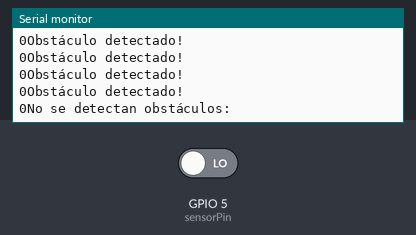
Bench run of a program on a simulated ESP8266 (NodeMCU). Shown: the last lines printed to the serial monitor. The test bench sets the inputs (shaded band); at power-on: GPIO 5 (sensorPin) LOW.

Above: at 1.3 s.
1.4 s: GPIO 5 (sensorPin) driven HIGH
At 2.93 s:
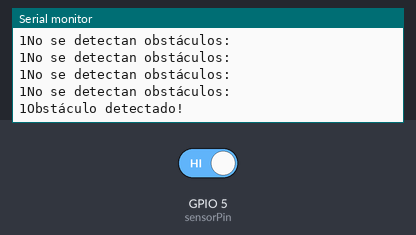
3.0 s: GPIO 5 (sensorPin) driven LOW
At 11.9 s:
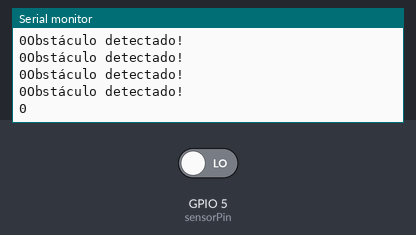

Measured:
- after the input at 1.4 s, the serial monitor: prints a new line after 0.10 s (image 1)
- after the input at 3.0 s, the serial monitor: prints a new line after 8.8 s (image 2)

The program:

main.cpp
```cpp
#include <Arduino.h>

const int sensorPin = 5;

void setup() {
  Serial.begin(9600);
  pinMode(sensorPin, INPUT);
}

void loop() {
      int value = 0;
  value = digitalRead(sensorPin);
  if (value == HIGH){
    Serial.println("No se detectan obstáculos: ");
    Serial.print(value);
  } else if (value == LOW){
    Serial.println("Obstáculo detectado! ");
    Serial.print(value);
  }
  delay(250);

}
```
